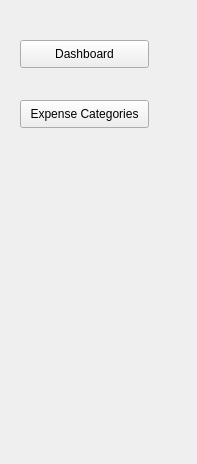
<?xml version="1.0" encoding="UTF-8"?>
<ui version="4.0">
 <class>Frame</class>
 <widget class="QWidget" name="navigationFrame">
  <property name="geometry">
   <rect>
    <x>0</x>
    <y>0</y>
    <width>197</width>
    <height>464</height>
   </rect>
  </property>
  <property name="windowTitle">
   <string>Frame</string>
  </property>
  <widget class="QPushButton" name="dashboardButton">
   <property name="geometry">
    <rect>
     <x>20</x>
     <y>40</y>
     <width>129</width>
     <height>28</height>
    </rect>
   </property>
   <property name="text">
    <string>Dashboard</string>
   </property>
  </widget>
  <widget class="QPushButton" name="expenseCategoriesButton">
   <property name="geometry">
    <rect>
     <x>20</x>
     <y>100</y>
     <width>129</width>
     <height>28</height>
    </rect>
   </property>
   <property name="text">
    <string>Expense Categories</string>
   </property>
  </widget>
 </widget>
 <resources/>
 <connections/>
</ui>
